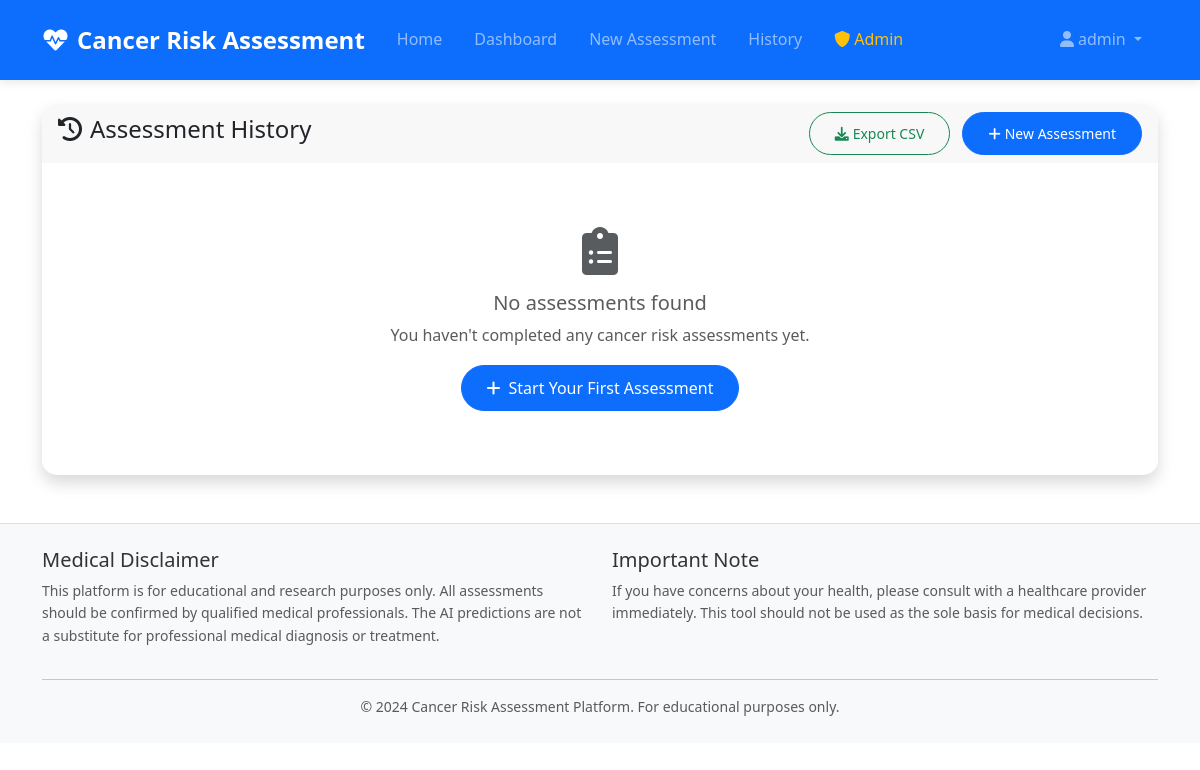
Before: /assessment/history (signed in) with the older database file.
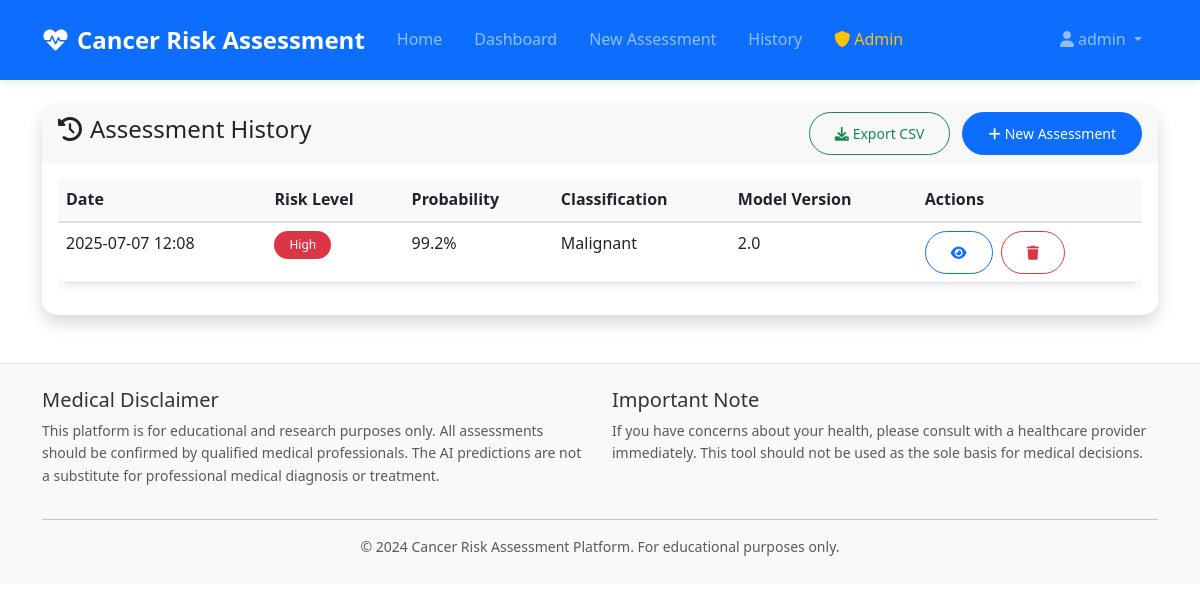
After: the same page with the newer database file.
### CancerRiskChecker/models/assessment.py (models this page shows, shortened)
class Assessment(db.Model):
    __tablename__ = 'assessments'
    id = db.Column(db.Integer, primary_key=True)
    user_id = db.Column(db.Integer, db.ForeignKey('users.id'), nullable=False, index=True)
    timestamp = db.Column(db.DateTime, default=datetime.utcnow, nullable=False, index=True)
    radius_mean = db.Column(db.Float, nullable=False)
    texture_mean = db.Column(db.Float, nullable=False)
    perimeter_mean = db.Column(db.Float, nullable=False)
    area_mean = db.Column(db.Float, nullable=False)
    concave_points_mean = db.Column(db.Float, nullable=False)
    symmetry_mean = db.Column(db.Float, nullable=False)
    prediction_probability = db.Column(db.Float, nullable=False)
    prediction_class = db.Column(db.Integer, nullable=False)  # 0 for benign, 1 for malignant
    risk_level = db.Column(db.String(20), nullable=False, index=True)  # Very Low, Low, Moderate, High
    model_version = db.Column(db.String(50), default='1.0', nullable=False)
    processing_time = db.Column(db.Float, nullable=True)  # Time taken for prediction
    @property
    def prediction_text(self):
        return 'Malignant' if self.prediction_class == 1 else 'Benign'
    @property
    def probability_percentage(self):
        return round(self.prediction_probability * 100, 1)
    @property
    def risk_color(self):
        risk_colors = {
            'Very Low': 'success',
            'Low': 'primary',
            'Moderate': 'warning',
            'High': 'danger'
        }
        return risk_colors.get(self.risk_level, 'secondary')

### CancerRiskChecker/blueprints/assessment.py (the view)
@assessment_bp.route('/history')
@login_required
def history():
    from ..models.assessment import Assessment
    page = request.args.get('page', 1, type=int)
    assessments = Assessment.query.filter_by(user_id=current_user.id)\
        .order_by(Assessment.timestamp.desc())\
        .paginate(page=page, per_page=20, error_out=False)
    return render_template('assessment/history.html', assessments=assessments)

### CancerRiskChecker/templates/assessment/history.html (shortened to what this page needs)
{% extends "base.html" %}
{% block content %}
<div class="container my-4">
    <div class="row">
        <div class="col-12">
            <div class="card shadow">
                <div class="card-header d-flex justify-content-between align-items-center">
                    <h4><i class="fas fa-history me-2"></i>Assessment History</h4>
                    <div>
                        <a href="{{ url_for('assessment.export_history', format='csv') }}" class="btn btn-outline-success btn-sm me-2">
                            <i class="fas fa-download me-1"></i>Export CSV
                        </a>
                        <a href="{{ url_for('assessment.index') }}" class="btn btn-primary btn-sm">
                            <i class="fas fa-plus me-1"></i>New Assessment
                        </a>
                    </div>
                </div>
                <div class="card-body">
                    {% if assessments.items %}
                    <div class="table-responsive">
                        <table class="table table-hover">
                            <thead>
                                <tr>
                                    <th>Date</th>
                                    <th>Risk Level</th>
                                    <th>Probability</th>
                                    <th>Classification</th>
                                    <th>Model Version</th>
                                    <th>Actions</th>
                                </tr>
                            </thead>
                            <tbody>
                                {% for assessment in assessments.items %}
                                <tr>
                                    <td>{{ assessment.timestamp.strftime('%Y-%m-%d %H:%M') }}</td>
                                    <td>
                                        <span class="badge bg-{{ assessment.risk_color }}">
                                            {{ assessment.risk_level }}
                                        </span>
                                    </td>
                                    <td>{{ assessment.probability_percentage }}%</td>
                                    <td>{{ assessment.prediction_text }}</td>
                                    <td>{{ assessment.model_version }}</td>
                                    <td>
                                        <a href="{{ url_for('assessment.result', assessment_id=assessment.id) }}"
                                           class="btn btn-sm btn-outline-primary me-1">
                                            <i class="fas fa-eye"></i>
                                        </a>
                                        <form method="POST" action="{{ url_for('assessment.delete_assessment', assessment_id=assessment.id) }}"
                                              class="d-inline" onsubmit="return confirm('Are you sure you want to delete this assessment?')">
                                            <button type="submit" class="btn btn-sm btn-outline-danger">
                                                <i class="fas fa-trash"></i>
                                            </button>
                                        </form>
                                    </td>
                                </tr>
                                {% endfor %}
                            </tbody>
                        </table>
                    </div>
                    {% else %}
                    <div class="text-center py-5">
                        <i class="fas fa-clipboard-list fa-3x text-muted mb-3"></i>
                        <h5 class="text-muted">No assessments found</h5>
                        <p class="text-muted">You haven't completed any cancer risk assessments yet.</p>
                        <a href="{{ url_for('assessment.index') }}" class="btn btn-primary">
                            <i class="fas fa-plus me-2"></i>Start Your First Assessment
                        </a>
                    </div>
                    {% endif %}
                </div>
            </div>
        </div>
    </div>
</div>
{% endblock %}

Changed rows visible on the page:
now on this page (row edited): Assessment: timestamp "2025-07-07 12:08", risk_level "High", probability_percentage "99.2", prediction_text "Malignant", model_version "2.0"
Other visible differences:
text no longer shown: "No assessments found You haven't completed any cancer risk assessments yet. Start Your First Assessment"
text now shown: "Date Risk Level Probability Classification Model Version Actions"
